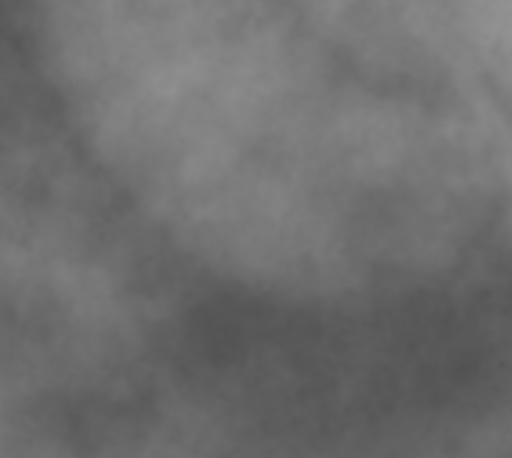
#> input picture data/Untitled.jpg, 512 x 458 px
$ jupyter execute test.ipynb
#> lines starting #> are read from the running program, lines starting #| are printed output that depends on the picture
[cell 1]
import matplotlib.image as mpimg
import matplotlib.pyplot as plt
import numpy as np

# Read Images
img = mpimg.imread("data/Untitled.jpg")
#> img is the input picture: shape (458, 512, 3); min 82, max 147, mean 110.4

# Output Images
plt.imshow(img)
plt.axis('off')
plt.axis('image')

[cell 2]
color = np.asarray(img.data).astype(float)
gray = color[:,:,1]
gray = (gray - np.mean(gray))/np.std(gray)
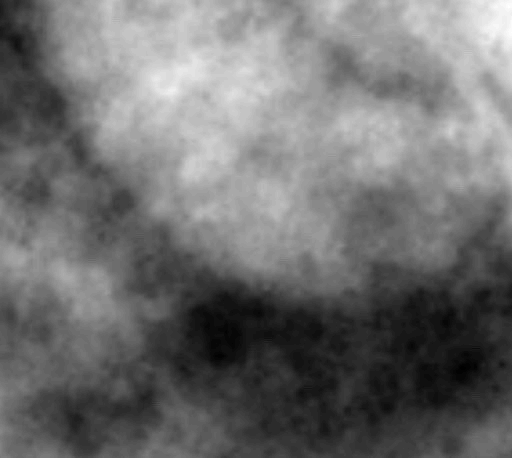
#> gray: shape (458, 512) float64; min -1.99, max 2.57, mean 2.33e-16; drawn with min black and max white
gray.shape
#> Out = (458, 512)

[cell 3]
# try to remove the background signal
#!pip install scikit-image
import skimage

blurred = skimage.filters.gaussian(gray, sigma=17)
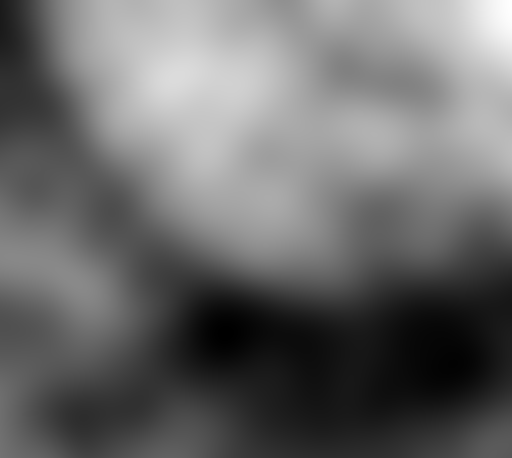
#> blurred: shape (458, 512) float64; min -1.67, max 2.35, mean 0.00367; drawn with min black and max white
plt.imshow(blurred, cmap='gray')
plt.axis('off')
plt.axis('image')

# subtract the blurred image from the original image

[cell 4]
corrected = gray - blurred
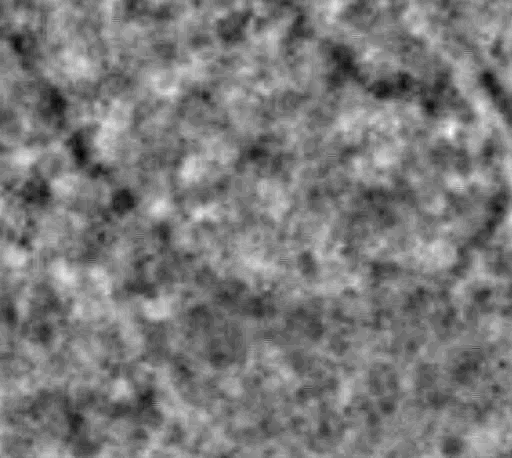
#> corrected: shape (458, 512) float64; min -0.687, max 0.737, mean -0.00367; drawn with min black and max white
plt.imshow(corrected, cmap='gray')
plt.axis('off')
plt.axis('image')
